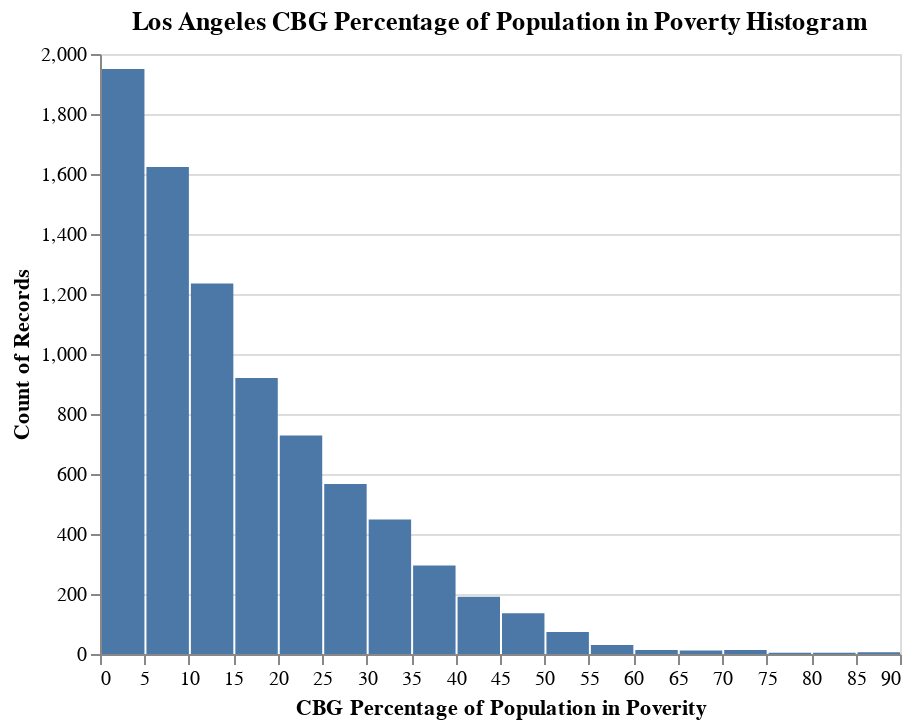

Notebook cell for this chart:
### Code cell
alt.Chart(pov_df, title='Los Angeles CBG Percentage of Population in Poverty Histogram').mark_bar().encode(
    x=alt.X('poverty_percentage:Q', bin=alt.Bin(maxbins=20), title='CBG Percentage of Population in Poverity'),
    y="count()"
).interactive()

### Figure 1 — Vega-Lite specification as saved in the notebook (floating-point values rounded to 4 significant figures; data arrays with more than 128 entries replaced by an {"elided": "..."} marker saying what was removed)
{"config": {"view": {"continuousWidth": 400, "continuousHeight": 300}}, "data": {"name": "data-35c3ca4d2884e3455e2c2bdfaf1caaee"}, "mark": "bar", "encoding": {"x": {"type": "quantitative", "bin": {"maxbins": 20}, "field": "poverty_percentage", "title": "CBG Percentage of Population in Poverity"}, "y": {"type": "quantitative", "aggregate": "count"}}, "selection": {"selector003": {"type": "interval", "bind": "scales", "encodings": ["x", "y"]}}, "title": "Los Angeles CBG Percentage of Population in Poverty Histogram", "$schema": "https://vega.github.io/schema/vega-lite/v4.8.1.json", "datasets": {"data-35c3ca4d2884e3455e2c2bdfaf1caaee": {"elided": "8248 records"}}}
